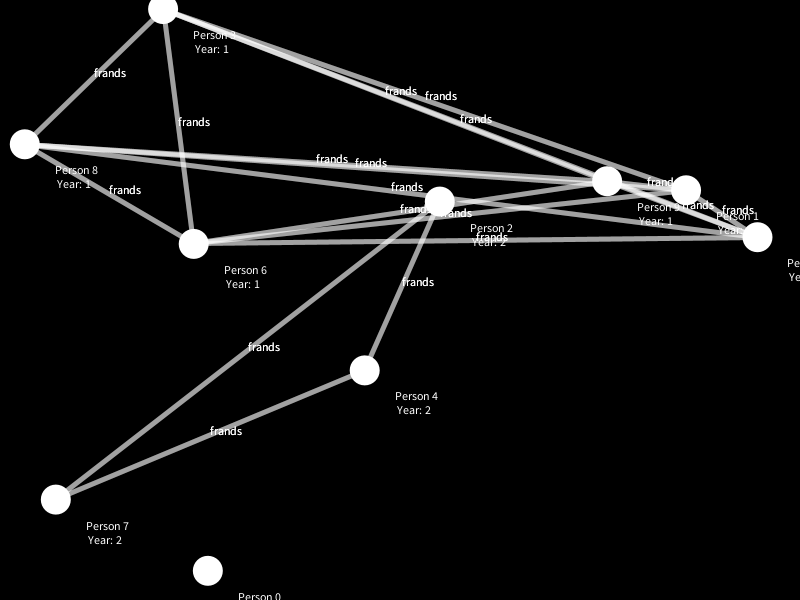
Frame 1 (no input)
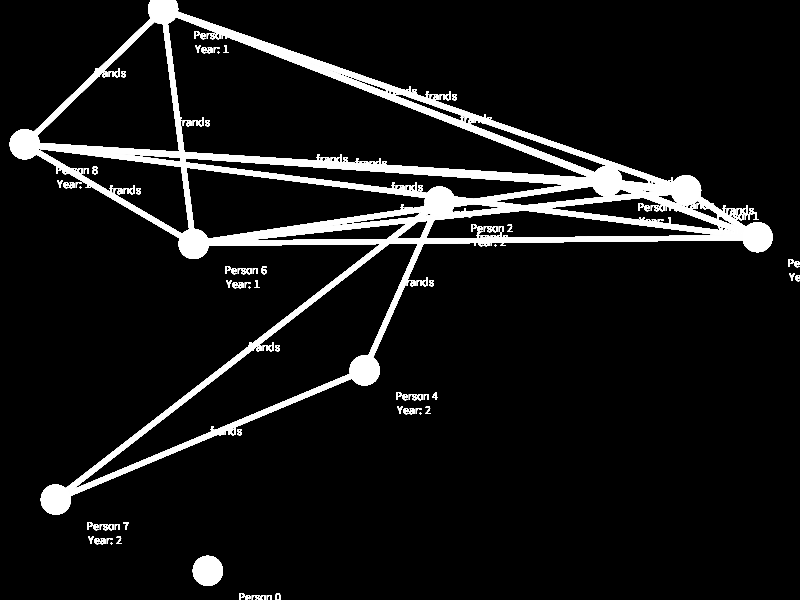
Frame 60 (the mouse pressed at the canvas centre just before this capture)
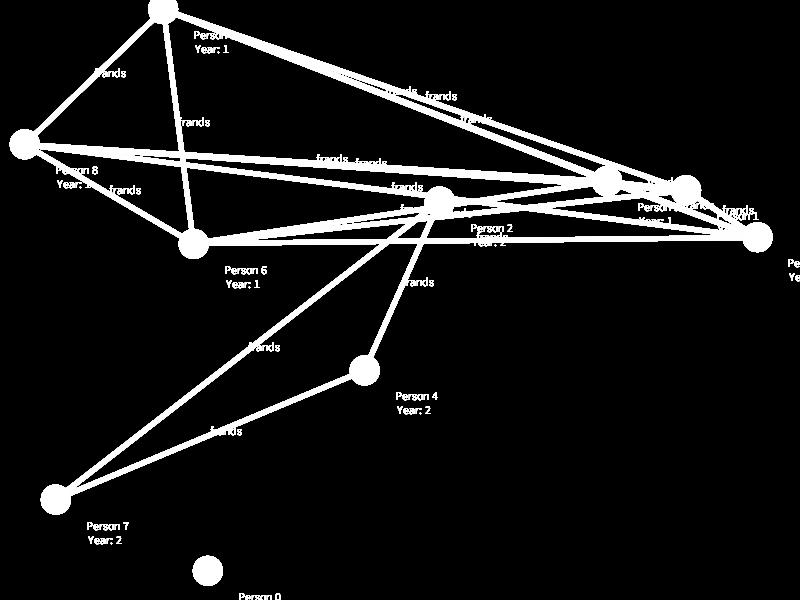
Frame 120 (the mouse held since frame 60 and released just before this capture)

The Processing sketch that drew these frames (run headless with seeded random() and noise(); from frame 60 on, the mouse is pressed at the canvas centre):

// Processing sketch: Tutorial_1
// ── Tutorial_1.pde

//Step 1: create /allocate memory for person 

ArrayList<Person> people;
ArrayList<Connection> frands;

//Person ira;
//Person eric;
//Person christine;


// Runs Oncde
void setup() {
  
  people = new ArrayList<Person>();
  frands = new ArrayList<Connection>();
  
  size(800, 600);
  background(0); // black background
  //background(255); //white background
  for (int i = 0; i < 10; i++){
     Person p = new Person("Person " + str(i), str(int(random(1,5))));
     p.randomLocation();
     people.add(p);
  
  }
  
  //who are friends?
  for (Person origin: people){
  for (Person destination: people){ 
    // is person the same? 
    if(!origin.name.equals(destination.name)){
      if (origin.year.equals(destination.year)){
      frands.add(new Connection(origin, destination, "frands"));
      }
    }
  }
  }
  
  
}
// Runs repeatedly, 60 frames per second 
void draw() {
  clear();
  //background(0); // black background

  fill(255);
  //ellipse(mouseX, mouseY, 50, 50);
  //ira.draw();
 // christine.draw();
 
 for (Person p: people){
   p.updateLocation();
  p.drawPerson(); 
 }
 
 for (Connection c: frands){
   c.draw(); 
 }
  
}


void mousePressed(){
 for (Person p: people){
   if(p.checkSelection()){
    break; 
   }// only selects one person when mouse is clicked
 }
}


void mouseReleased(){ // if released mouse then executes
  for (Person p: people) { 
    p.locked = false;
  }
  
  
  
 
}

// ── Connection.pde

class Connection{
 
  Person origin;
  Person destination;
  String type;
 
 Connection(Person p1, Person p2, String _type){ //constructor
   origin = p1;
   destination = p2;
   type = _type;
 }
 
 void draw(){
  float x1 = origin.screenLocation.x;
  float y1 = origin.screenLocation.y;
  float x2 = destination.screenLocation.x;
  float y2 = destination.screenLocation.y;
  
  strokeWeight(5); // 5 pixels wide line
  stroke(255, 100); //white but translucent 100/255
 line(x1, y1, x2, y2);
 fill(255);
 text(type, (x1+x2)/2, (y1+y2)/2);
 }
}

//short color lesson!! 

//fill() <- fill shape w solid color 

// ── Person.pde
class Person {
 // create object Person
  String name;
 String year;
 PVector screenLocation;
 boolean locked; //am i clicking on this circle? 

 
 Person(String _name, String _year) {
  name = _name;
  year = _year;
  screenLocation =  new PVector(width/2, height/2);
 }
 
  void randomLocation(){
   screenLocation = new PVector(random(width), random(height)); 
  }
 
 // see if my mouse  cursor is -near- my person 
 boolean hoverEvent() { 
   float xDistance = abs(mouseX - screenLocation.x);
   float yDistance = abs(mouseY - screenLocation.y);
   
   if (xDistance < 30 && yDistance < 30 ){
   return true;
   } else{
   return false;
   }
 } 
 
 boolean checkSelection(){
  if (hoverEvent()){
   locked = true; 
  }else{
   locked = false; 
  }
  return locked;
   
 }
 
 
 void updateLocation(){
  if (locked){
  
  screenLocation = new PVector(mouseX, mouseY);
  }
 }
 
  void drawPerson(){
   noStroke(); // no circle outline 
   if (hoverEvent()){
    fill(#FFFF00); 
   } else{
    fill(255); //White fill
   }
    ellipse(screenLocation.x, screenLocation.y, 30, 30);
    text(name + " \n Year: " + year, screenLocation.x + 30, screenLocation.y +30);
  }
}


//so happy 
